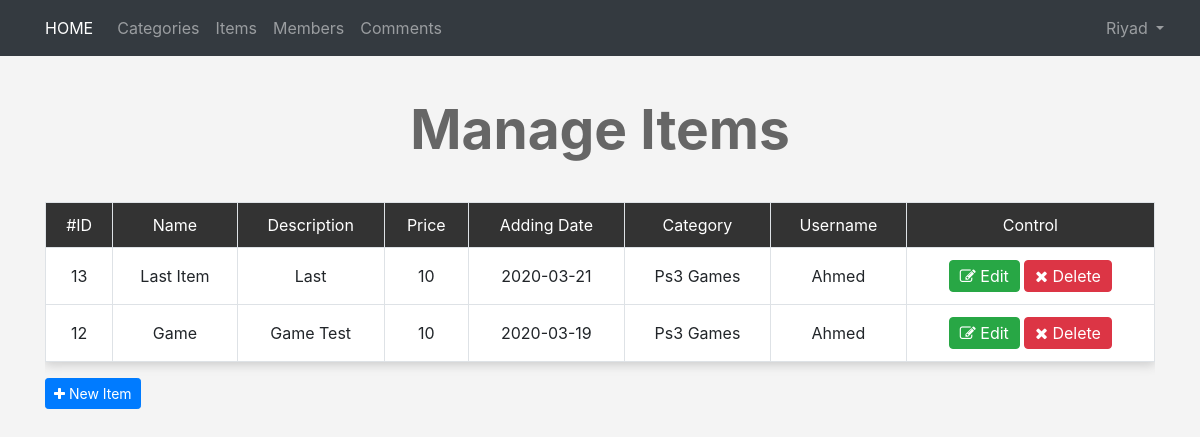
The page /admin/items.php (signed in) on the database its author committed.
### tables this page shows
CREATE TABLE `items` (
  `Item_ID` int(11) NOT NULL,
  `Name` varchar(255) NOT NULL,
  `Description` text NOT NULL,
  `Price` varchar(255) NOT NULL,
  `Add_Date` date NOT NULL,
  `Country_Made` varchar(255) NOT NULL,
  `Image` varchar(255) NOT NULL,
  `Status` varchar(255) NOT NULL,
  `Rating` smallint(6) NOT NULL,
  `Approve` tinyint(4) NOT NULL DEFAULT '0',
  `Cat_ID` int(11) NOT NULL,
  `Member_ID` int(11) NOT NULL
);

CREATE TABLE `categories` (
  `ID` int(11) NOT NULL,
  `Name` varchar(255) NOT NULL,
  `Description` text NOT NULL,
  `Ordering` int(11) DEFAULT NULL,
  `Visibility` tinyint(4) NOT NULL DEFAULT '0',
  `Allow_Comment` tinyint(4) NOT NULL DEFAULT '0',
  `Allow_Ads` tinyint(4) NOT NULL DEFAULT '0'
);

CREATE TABLE `users` (
  `UserID` int(11) NOT NULL COMMENT 'To Identify User',
  `Username` varchar(255) NOT NULL COMMENT 'Username To Login',
  `Password` varchar(255) NOT NULL COMMENT 'Password To Login',
  `Email` varchar(255) NOT NULL,
  `FullName` varchar(255) NOT NULL,
  `GroupID` int(11) NOT NULL DEFAULT '0' COMMENT 'Identify User Group',
  `TrustStatus` int(11) NOT NULL DEFAULT '0' COMMENT 'Seller Rank',
  `RegStatus` int(11) NOT NULL DEFAULT '0' COMMENT 'User Approval',
  `Date` date NOT NULL
);

### admin/items.php (the view, shortened to what this page needs)
<?php
if(isset($_SESSION['Username']))
{
    include 'init.php';
    $do = '';
if(isset($_GET['do']))
{
    $do = $_GET['do'];
}
else
{
    $do = 'Manage';
}
    if($do == 'Manage')
    {
        $stmt = $con->prepare("SELECT
                                    items.*,
                                    categories.Name AS category_name ,
                                    users.Username
                                FROM
                                    items
                                INNER JOIN
                                    categories
                                ON
                                    categories.ID = items.Cat_ID
                                INNER JOIN
                                    users
                                ON
                                    users.UserID = items.Member_ID
                                ORDER BY
                                    Item_ID
                                DESC ");
        $stmt->execute();
        $items = $stmt->fetchAll();
        if(! empty($items))
        {
        ?>
            <h1 class="text-center">Manage Items</h1>
            <div class="container">
                <div class="table-responsive">
                    <table class="main-table text-center table table-bordered">
                        <tr>
                            <td>#ID</td>
                            <td>Name</td>
                            <td>Description</td>
                            <td>Price</td>
                            <td>Adding Date</td>
                            <td>Category</td>
                            <td>Username</td>
                            <td>Control</td>
                        </tr>
                        <?php
                            foreach($items as $item)
                            {
                                echo "<tr>";
                                echo "<td>".$item['Item_ID']."</td>";
                                echo "<td>".$item['Name']."</td>";
                                echo "<td>".$item['Description']."</td>";
                                echo "<td>".$item['Price']."</td>";
                                echo "<td>".$item['Add_Date']."</td>";
                                echo "<td>".$item['category_name']."</td>";
                                echo "<td>".$item['Username']."</td>";
                                echo "<td>
                                <a href='items.php?do=Edit&itemid=".$item['Item_ID']."' class='btn btn-success'><i class='fa fa-edit'></i> Edit</a>
                                <a href='items.php?do=Delete&itemid=".$item['Item_ID']."' class='btn btn-danger confirm'><i class='fa fa-close'></i> Delete </a>";
                                echo "</td>";
                                echo "</tr>";
                            }
                        ?>
                    </table>
                </div>
                <a href="items.php?do=Add" class="btn btn-sm btn-primary">
                    <i class="fa fa-plus"></i> New Item
                </a>
            </div>
    <?php
        }
    ?>
<?php
    }
    include $tpl.'footer.php';
}
else
{
    header('Location:index.php');
    exit();
}
?>

### admin/layout/css/backend.css (style rules this page uses)
body { background-color: #F4F4F4; font-size: 16px; }
h1 { font-size: 55px; margin: 40px 0; font-weight: bold; color: #666; }
.main-table { -webkit-box-shadow:0 3px 10px #CCC; -moz-box-shadow:0 3px 10px #CCC; box-shadow:0 3px 10px #CCC; }
.main-table td { background-color: #FFF; vertical-align: middle !important; }
.main-table tr:first-child td { background-color: #333; color: #FFF; }
.main-table .btn { padding: 3px 10px; }

### rows shown on the page
items: Item_ID "13", Name "Last Item", Description "Last", Price "10", Add_Date "2020-03-21", Cat_ID.Name "Ps3 Games", Member_ID.Username "Ahmed"
items: Item_ID "12", Name "Game", Description "Game Test", Price "10", Add_Date "2020-03-19", Cat_ID.Name "Ps3 Games", Member_ID.Username "Ahmed"

### other values the page prints
lang('HOME_ADMIN') "HOME"
lang('CATEGORIES') "Categories"
lang('ITEMS') "Items"
lang('MEMBERS') "Members"
lang('COMMENTS') "Comments"
